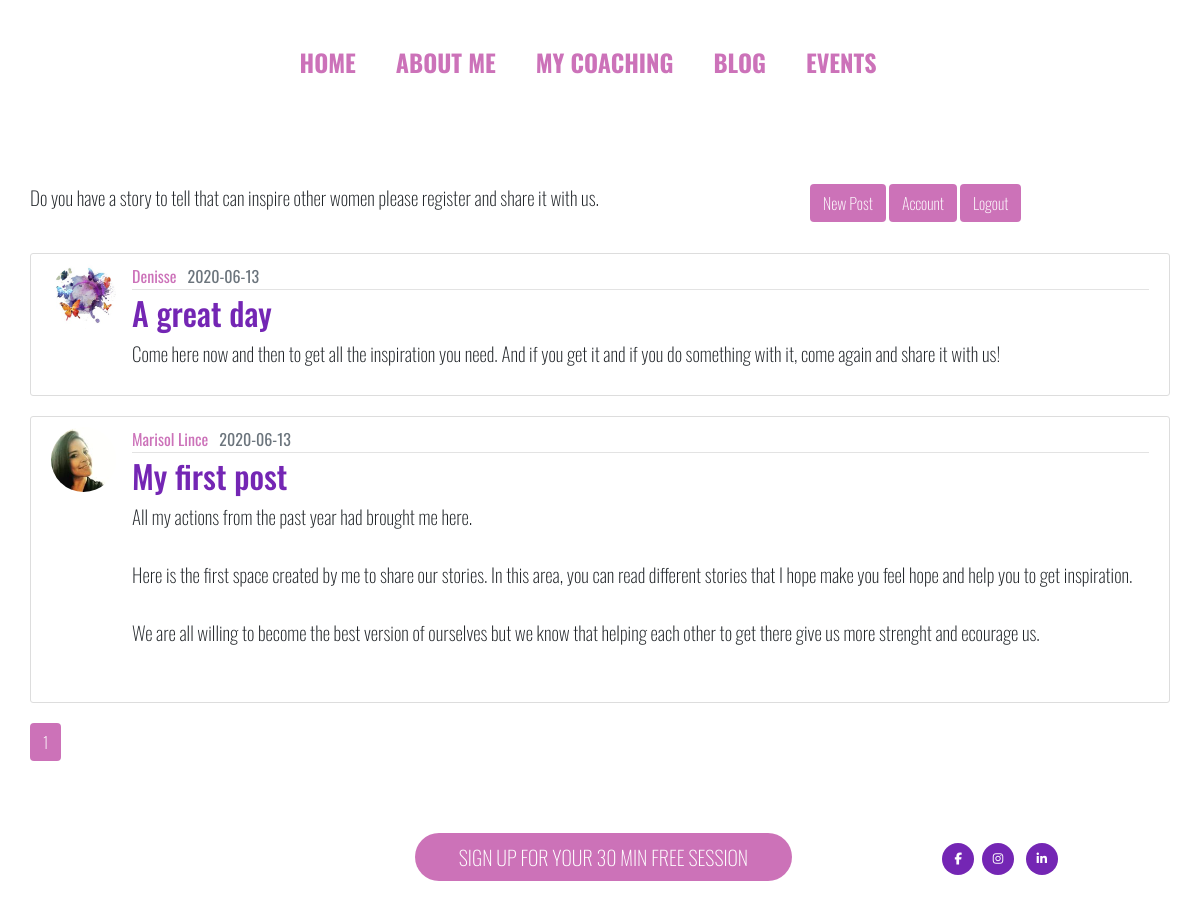
Screenshot of /blog (signed in) with the database file from the repository.
### flaskblog/models.py (models this page shows, shortened)
class Post(db.Model):
    id = db.Column(db.Integer, primary_key=True)
    title = db.Column(db.String(100), nullable=False)
    date_posted = db.Column(db.DateTime, nullable=False, default=datetime.utcnow)
    content = db.Column(db.Text, nullable=False)
    user_id = db.Column(db.Integer, db.ForeignKey('user.id'), nullable=False)

class User(db.Model, UserMixin):
    id = db.Column(db.Integer, primary_key=True)
    username = db.Column(db.String(20), unique=True, nullable=False)
    email = db.Column(db.String(120), unique=True, nullable=False)
    image_file = db.Column(db.String(20), nullable=False, default='default.jpg')
    password = db.Column(db.String(60), nullable=False)
    posts = db.relationship('Post', backref='author', lazy=True)

### flaskblog/routes.py (the view)
@app.route('/blog', methods=['GET', 'POST'])
def blog():
    page = request.args.get('page', 1, type=int)
    posts = Post.query.order_by(Post.date_posted.desc()).paginate(page=page, per_page=5)
    return render_template(
        'blog.html', posts=posts, title='blog')

### flaskblog/models.py (called while the page is built)
@login_manager.user_loader
def load_user(user_id):
    return User.query.get(int(user_id))

### flaskblog/templates/blog.html (shortened to what this page needs)
{% extends 'layout.html' %}
{% block content %}
    <div class="row">
        <div class="col-md-12">
            <section >
                <div class="row d-flex justify-content-center mb-4">
                    <div class="col-md-8">
                        <p class="mt-5 content">Do you have a story to tell that can inspire other women please register and share it with us.</p>
                    </div>
                    <div class="col-md-4 mt-5">
                        {% if current_user.is_authenticated %}
                            <a type="button" class="btn btn--pink" href="{{ url_for ('new_post') }}">New Post</a>
                            <a type="button" class="btn btn--pink" href="{{ url_for ('account') }}">Account</a>
                            <a type="button" class="btn btn--pink" href="{{ url_for ('logout') }}">Logout</a>
                        {% else %}
                            <a type="button" class="btn btn--pink" href="{{ url_for ('login') }}">Login</a>
                            <a type="button" class="btn btn--pink" href="{{ url_for ('register') }}">Register</a>
                        {% endif %}
                    </div>
                </div>
            </section>
            {% for post in posts.items %}
                <article class="media content-section">
                    <img class="rounded-circle article-img" src="{{ url_for('static', filename='profile_pics/' + post.author.image_file) }}">
                    <div class="media-body">
                        <div class="article-metadata">
                        <a class="check mr-2" href="{{ url_for('user_posts', username=post.author.username) }}">{{ post.author.username }}</a>
                        <small class="text-muted">{{ post.date_posted.strftime('%Y-%m-%d') }}</small>
                        </div>
                        <h2><a class="article-title" href=" {{ url_for('post', post_id=post.id) }} ">{{ post.title }}</a></h2>
                        <p class="article-content">{{ post.content }}</p>
                    </div>
                </article>
            {% endfor %}
            {% for page_num in posts.iter_pages(left_edge=1, right_edge=1, left_current=1, right_current=2) %}
                {% if page_num %}
                    {% if posts.page == page_num %}
                        <a class="btn btn--pink mb-4" href="{{ url_for('blog', page=page_num)}} ">{{ page_num }} </a>
                    {% else %}
                        <a class="btn btn-outline mb-4" href="{{ url_for('blog', page=page_num)}} ">{{ page_num }} </a>
                    {% endif %}
                {% else %}
                ...
                {% endif %}
            {% endfor %}
        </div>
    </div>
{% endblock content %}

### flaskblog/static/css/main.css (style rules this page uses)
img { align-content: center; position: initial; padding-top: 20px; width: 100%; }
.btn { font-weight: 200; }
.btn--pink { color:white; background-color: rgba(199, 99, 177, 0.9); }
section { font-family: 'Oswald', sans-serif; }
h2 { font-family: 'Oswald', sans-serif; font-size: 1.2rem; color: rgba(101, 14, 172, 0.9); }
.content { font-family: 'Oswald', sans-serif; font-weight: 200; font-size: 1.2rem; }
a.check { color: rgba(199, 99, 177, 0.9); font-family: 'Oswald', sans-serif; font-weight: 400; text-decoration: none; }
.article-title { color: rgb(101, 14, 172, 0.9); }
.content-section { background: #ffffff; padding: 10px 20px; border: 1px solid #dddddd; border-radius: 3px; margin-bottom: 20px; }
.article-title { color: rgba(101, 14, 172, 0.9); font-size: 2rem; }
.article-content { white-space: pre-line; font-size: 1.2rem; }
.article-img { height: 65px; width: 65px; margin-right: 16px; display: block; padding-top:0; }
.article-metadata { padding-bottom: 1px; margin-bottom: 4px; border-bottom: 1px solid #e3e3e3; }
.small, small { font-size: 100%; }
@media (min-width: 992px) { img { display: none; width: 100%; } }
@media (min-width: 700px) { img { display: none; width: 100%; } }

### rows the page displays
Post: image_file (placeholder picture), author.username "Denisse", date_posted "2020-06-13", title "A great day", content "Come here now and then to get all the inspiration you need. And if you get it and if you do something with it, come again and share it with us!"
Post: image_file (picture), author.username "Marisol Lince", date_posted "2020-06-13", title "My first post", content "All my actions from the past year had brought me here. Here is the first space created by me to share our stories. In this area, you can read different stories that I hope make you feel hope and help you to get inspiration. We are all willing to become the best version of ourselves but we know that helping each other to get there give us more strenght and ecourage us."

### other values shown
{{ page_num }} "1"
